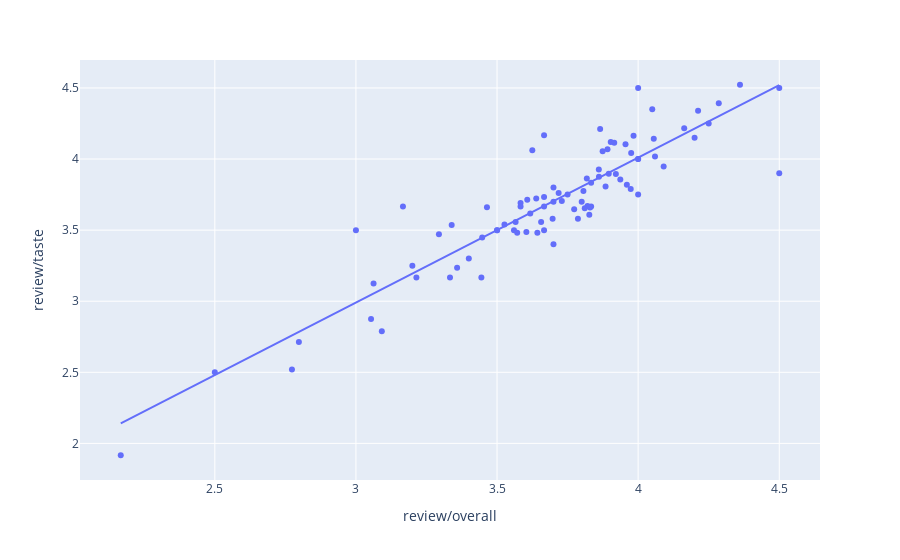

Notebook cell for this chart:
### Code cell
import plotly.express as px

import statsmodels

fig = px.scatter(beer_style_taste_abv,x="review/overall",y="review/taste",trendline="ols")

fig.show()
